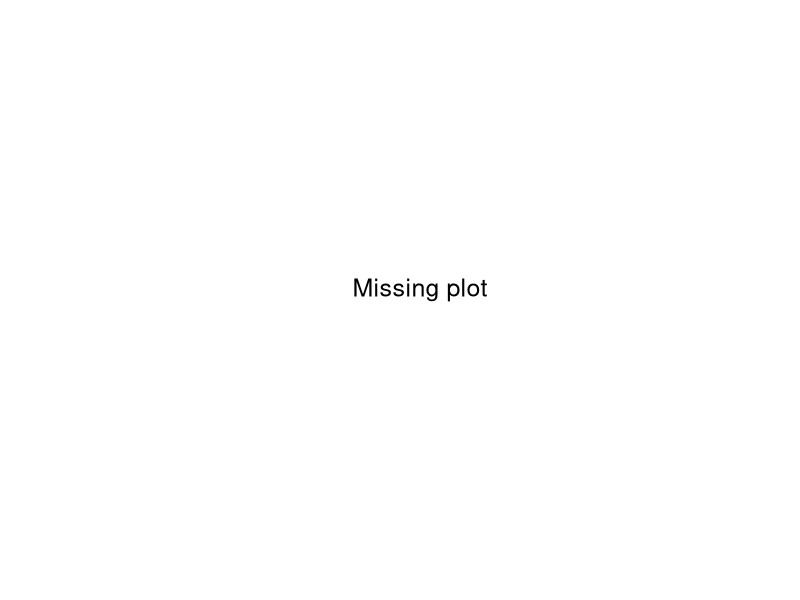
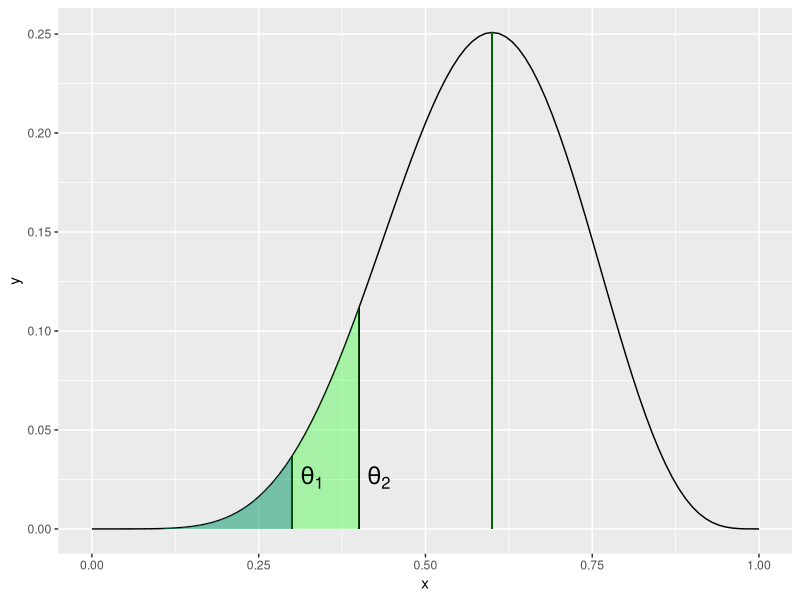
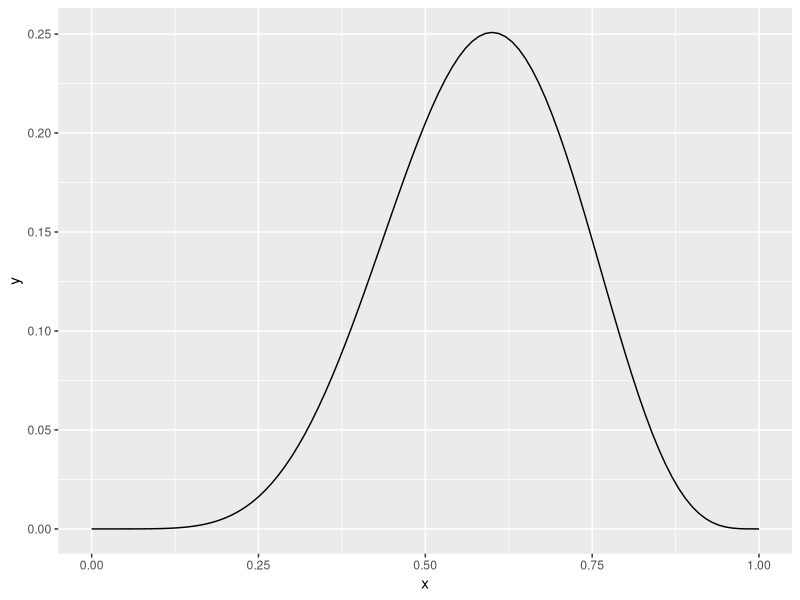
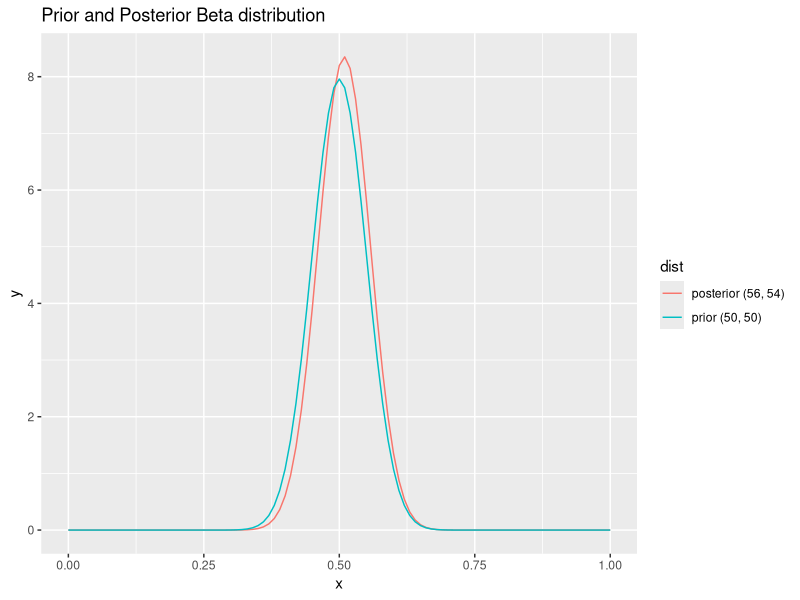
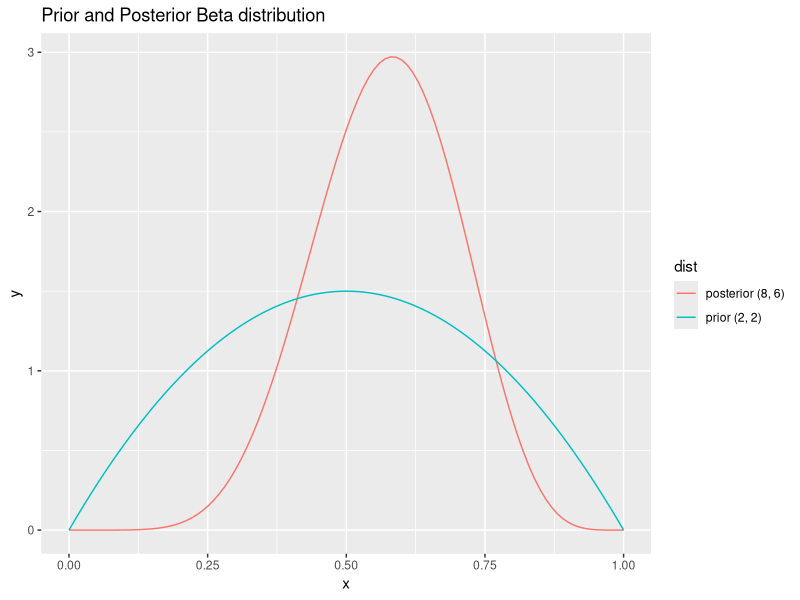
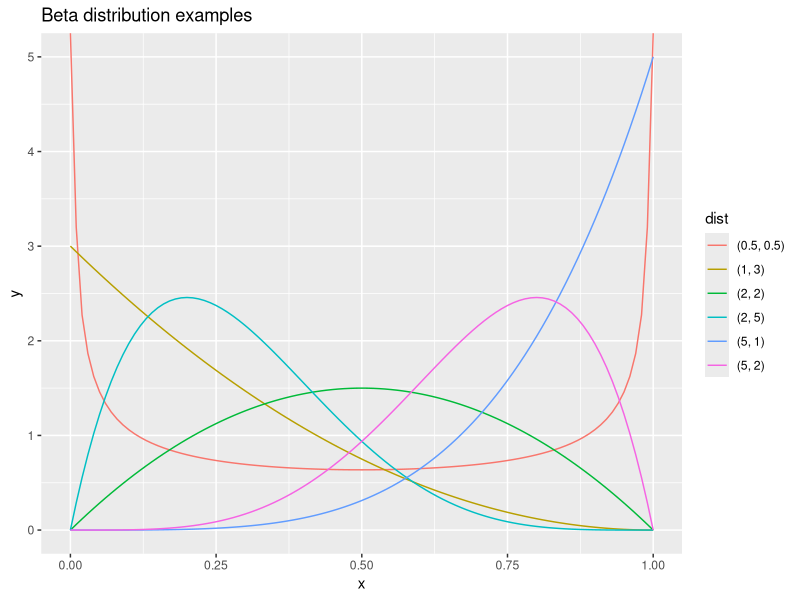

The R script that drew these images, in order:
# Chapter 1 plots

png(filename = "figure/missing-plot.png")
plot.new()
text(0.5, 0.5, "Missing plot", cex = 1.5)
dev.off()

# Session 2

lbinom <- function(theta, size = 10, succes = 6){
  
  choose(size, succes)*(theta^succes)*(1-theta)^(size - succes)
  
}

library(ggplot2)
x <- seq(0, 1, by = 0.01)
likelihod_binomial <- data.frame(x = x, y = lbinom(x, 10, 6))
area_menor_0.3 <- likelihod_binomial[likelihod_binomial$x <= 0.3,]
area_menor_0.4 <- likelihod_binomial[likelihod_binomial$x <= 0.4,]

png(filename = "figure/likelihood_binomial.png")
qplot(x, y, data = likelihod_binomial, geom = "line") + 
  geom_segment(x = 0.6, xend = 0.6, y = 0, yend = lbinom(0.6), colour = I("darkgreen")) +
  geom_segment(x = 0.4, xend = 0.4, y = 0, yend = lbinom(0.4)) +
  geom_segment(x = 0.3, xend = 0.3, y = 0, yend = lbinom(0.3)) + 
  geom_area(data = area_menor_0.3 , fill = I("blue"), alpha = 0.3) + 
  geom_area(data = area_menor_0.4, fill = I("green"), alpha = 0.3) +
  annotate("text", x=0.43, y=0.026, parse=TRUE, size=6, label="theta[2]") +
  annotate("text", x=0.33, y=0.026, parse=TRUE, size=6, label="theta[1]")
dev.off()

png(filename = "figure/likelihood_binomial2.png")
qplot(x, y, data = likelihod_binomial, geom = "line")
dev.off()

# Session 4
library(ggplot2)

prior <- data.frame(x = x, y = dbeta(x, 50, 50), dist = "prior (50, 50)", stringsAsFactors= FALSE)
posterior <- data.frame(x = x, y = dbeta(x, 56, 54), dist = "posterior (56, 54)", stringsAsFactors= FALSE)
beta_prior_pos <- rbind(prior, posterior)

png(filename = "figure/beta_prior_pos_50_50.png")
qplot(x, y, colour = dist, data = beta_prior_pos, geom = "line", 
      main = "Prior and Posterior Beta distribution")
dev.off()

prior <- data.frame(x = x, y = dbeta(x, 2, 2), dist = "prior (2, 2)", stringsAsFactors= FALSE)
posterior <- data.frame(x = x, y = dbeta(x, 8, 6), dist = "posterior (8, 6)", stringsAsFactors= FALSE)
beta_prior_pos <- rbind(prior, posterior)

png(filename = "figure/beta_prior_pos_2_2.png")
qplot(x, y, colour = dist, data = beta_prior_pos, geom = "line", 
      main = "Prior and Posterior Beta distribution")
dev.off()

# Session 5

beta1 <- data.frame(x = x, y = dbeta(x, 0.5, 0.5), dist = "(0.5, 0.5)", stringsAsFactors= FALSE)
beta2 <- data.frame(x = x, y = dbeta(x, 5, 1), dist = "(5, 1)", stringsAsFactors= FALSE)
beta3 <- data.frame(x = x, y = dbeta(x, 1, 3), dist = "(1, 3)", stringsAsFactors= FALSE)
beta4 <- data.frame(x = x, y = dbeta(x, 2, 2), dist = "(2, 2)", stringsAsFactors= FALSE)
beta5 <- data.frame(x = x, y = dbeta(x, 2, 5), dist = "(2, 5)", stringsAsFactors= FALSE)
beta6 <- data.frame(x = x, y = dbeta(x, 5, 2), dist = "(5, 2)", stringsAsFactors= FALSE)

betas <- rbind(beta1, beta2, beta3, beta4, beta5, beta6)

png(filename = "figure/Beta_distribution.png")
qplot(x, y, colour = dist, data = betas, geom = "line", 
      main = "Beta distribution examples")
dev.off()


